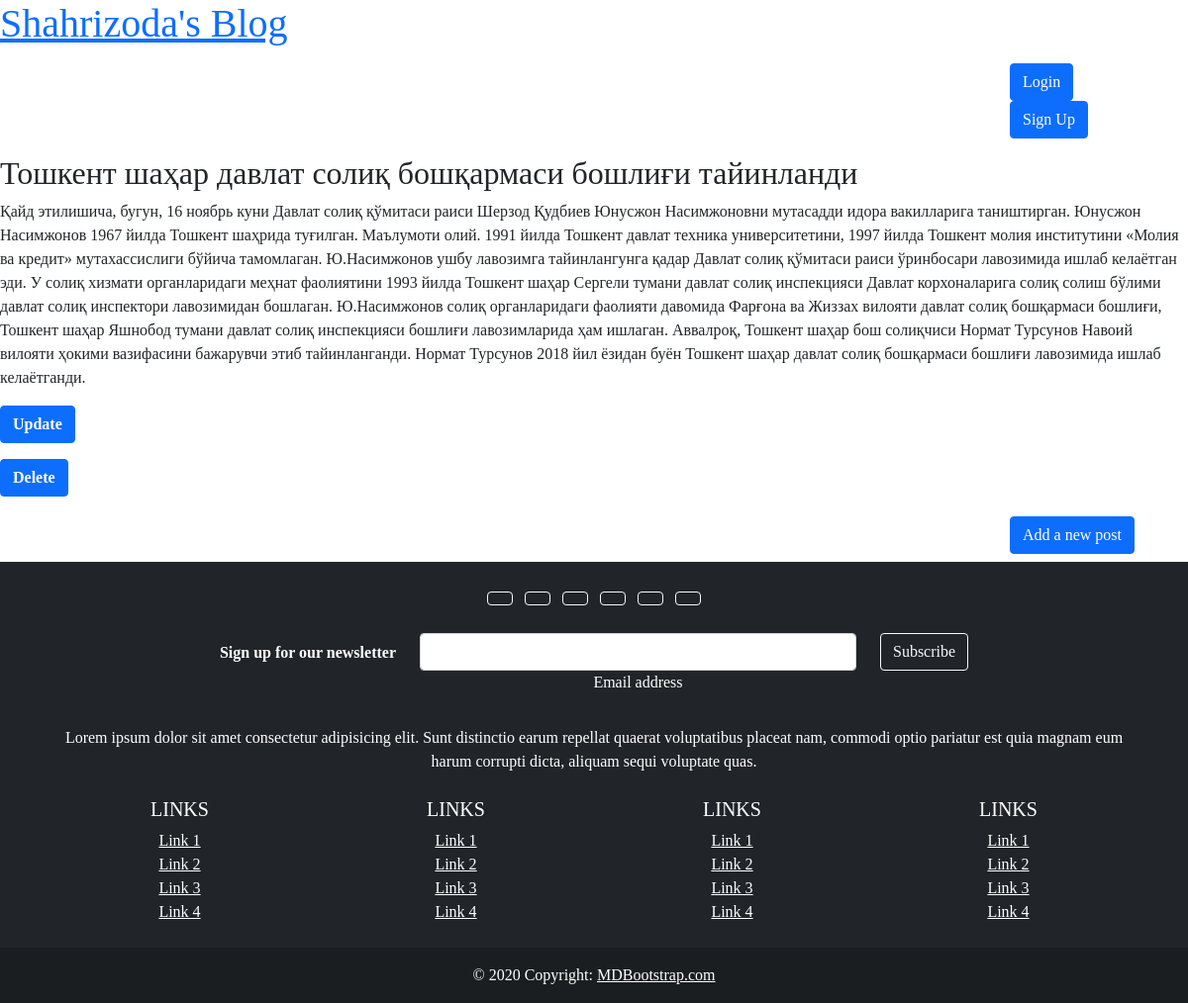
Page /detail-post/12/ on the committed database.
### blog/models.py (models this page shows, shortened)
class Post(models.Model):
    title=models.CharField(max_length=300)
    body=models.TextField()
    author=models.ForeignKey(
        'auth.User',
        on_delete=models.CASCADE
    ),
    created_at=models.DateTimeField(auto_now=True)
    objects= models.Manager()

### blog/views.py (the view)
# urls.py: path('detail-post/<int:pk>/',detail_post,name='detail_post'),
def detail_post(request,pk):
    post=Post.objects.get(id=pk)
    return render(request,'detail_post.html',{'post':post})

### templates/detail_post.html
{% extends "base.html" %}
{% block content %}
<div class="post-entry">
    <h2>
        {{ post.title }}
    </h2>
    <p>{{ post.body }}</p>
</div>
<p><a href="{% url 'update_post' post.pk %}" class="btn btn-primary"><strong>Update</strong> </a></p>
<p><a href="{% url 'delete_post' post.pk %}" class="btn btn-primary"> <strong>Delete</strong> </a></p>
{% endblock content %}

### templates/base.html (style rules this page uses)
body { font-family: cursive; text-decoration: none; }

### rows in the picture
Post: title "Тошкент шаҳар давлат солиқ бошқармаси бошлиғи тайинланди", body "Қайд этилишича, бугун, 16 ноябрь куни Давлат солиқ қўмитаси раиси Шерзод Қудбиев Юнусжон Насимжоновни мутасадди идора вакилларига таништирган. Юнусжон Насимжонов 1967 йилда Тошкент шаҳрида туғилган. Маълумоти олий. 1991 йилда Тошкент давлат техника университетини, 1997 йилда Тошкент молия институтини «Молия ва кредит» мутахассислиги бўйича тамомлаган. Ю.Насимжонов ушбу лавозимга тайинлангунга қадар Давлат солиқ қўмитаси раиси ўринбосари лавозимида ишлаб келаётган эди. У солиқ хизмати органларидаги меҳнат фаолиятини 1993 йилда Тошкент шаҳар Сергели тумани давлат солиқ инспекцияси Давлат корхоналарига солиқ солиш бўлими давлат солиқ инспектори лавозимидан бошлаган. Ю.Насимжонов солиқ…"
